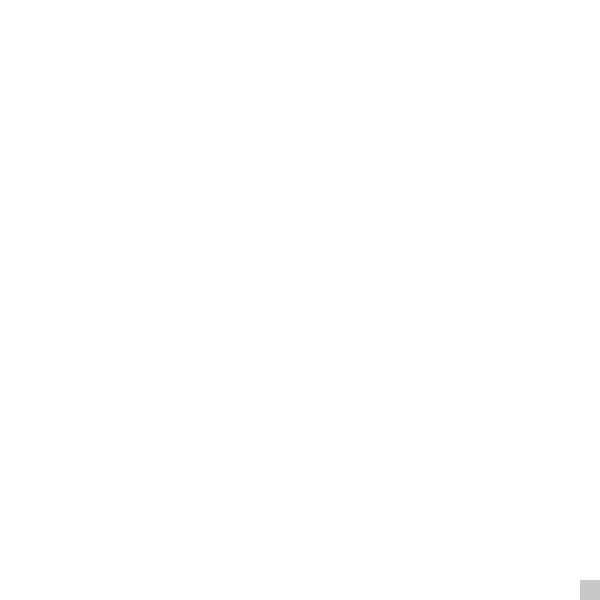
Frame 1 (no input)
Frame 60 (the mouse pressed at the canvas centre just before this capture): identical to frame 1, image omitted
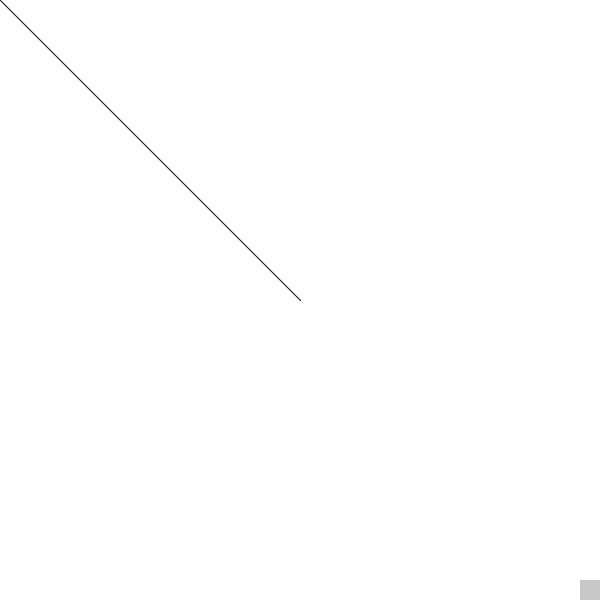
Frame 120 (the mouse held since frame 60 and released just before this capture)

The Processing sketch that drew these frames (run headless with seeded random() and noise(); from frame 60 on, the mouse is pressed at the canvas centre):

// Processing sketch: prac4
// ── prac4.pde
void setup() {
  size(600, 600);
  smooth();
  background(255);
  //cuadradito 
  noStroke();
  fill(200);
  rect(width-20, height-20, 20, 20);
  stroke(0);
}

void draw() {
  if (mousePressed) {
    line(pmouseX, pmouseY, mouseX, mouseY);
  }
}

void mousePressed() {
  if (mouseX > width-20 && mouseY > height-20) {
    background(255);
    noStroke();
    fill(200);
    rect(width-20, height-20, 20, 20);
    stroke(0);
  }
}
